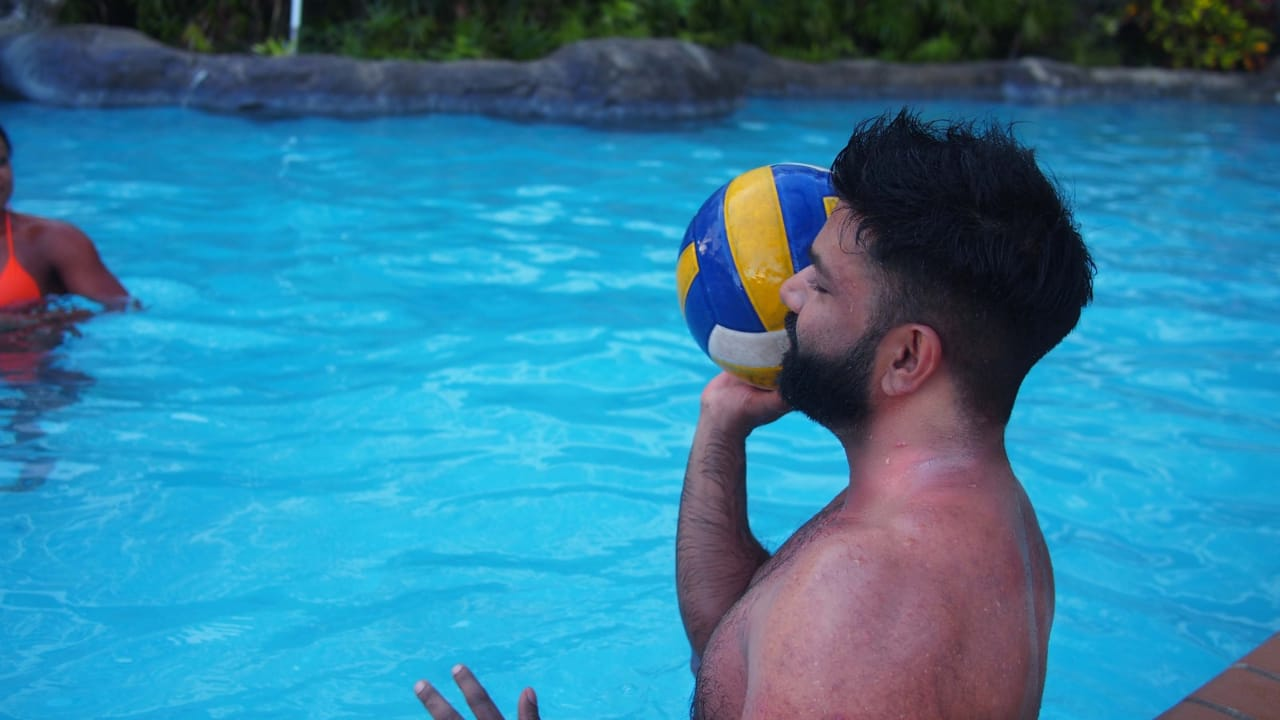
#> input picture images/Volleyball.jpeg, 1280 x 720 px, found by its file name
$ jupyter execute '5. Transformations - Translations and Rotations.ipynb'   (shell and % lines are left out)
#> lines starting #> are read from the running program, lines starting #| are printed output that depends on the picture
# **Transformations - Translations and Rotations**

In this lesson we'll learn to:
1. Perform Image Translations
2. Rotations with getRotationMatrix2D
3. Rotations with Transpose
4. Flipping Images

[cell 1]
# Our Setup, Import Libaries, Create our Imshow Function and Download our Images
import cv2
import numpy as np
from matplotlib import pyplot as plt

# Define our imshow function
def imshow(title = "Image", image = None, size = 10):
    w, h = image.shape[0], image.shape[1]
    aspect_ratio = w/h
    plt.figure(figsize=(size * aspect_ratio,size))
    plt.imshow(cv2.cvtColor(image, cv2.COLOR_BGR2RGB))
    plt.title(title)
    plt.show()

# Download and unzip our images

### **Translations**

This an affine transform that simply shifts the position of an image. (left or right).

We use cv2.warpAffine to implement these transformations.

```cv2.warpAffine(image, T, (width, height))```

[cell 2]
# Load our image
image = cv2.imread('images/Volleyball.jpeg')
#> image is the input picture: shape (720, 1280, 3); mean B, G, R 159.8, 127.4, 49.9
imshow("Original", image)

# Store height and width of the image
height, width = image.shape[:2]
#> height = 720; width = 1280

# We shift it by quarter of the height and width
quarter_height, quarter_width = height/4, width/4
#> quarter_height = 180; quarter_width = 320

# Our Translation
#       | 1 0 Tx |
#  T  = | 0 1 Ty |

# T is our translation matrix
T = np.float32([[1, 0, quarter_width], [0, 1,quarter_height]])
#> T = [[1, 0, 320], [0, 1, 180]]

# We use warpAffine to transform the image using the matrix, T
img_translation = cv2.warpAffine(image, T, (width, height))
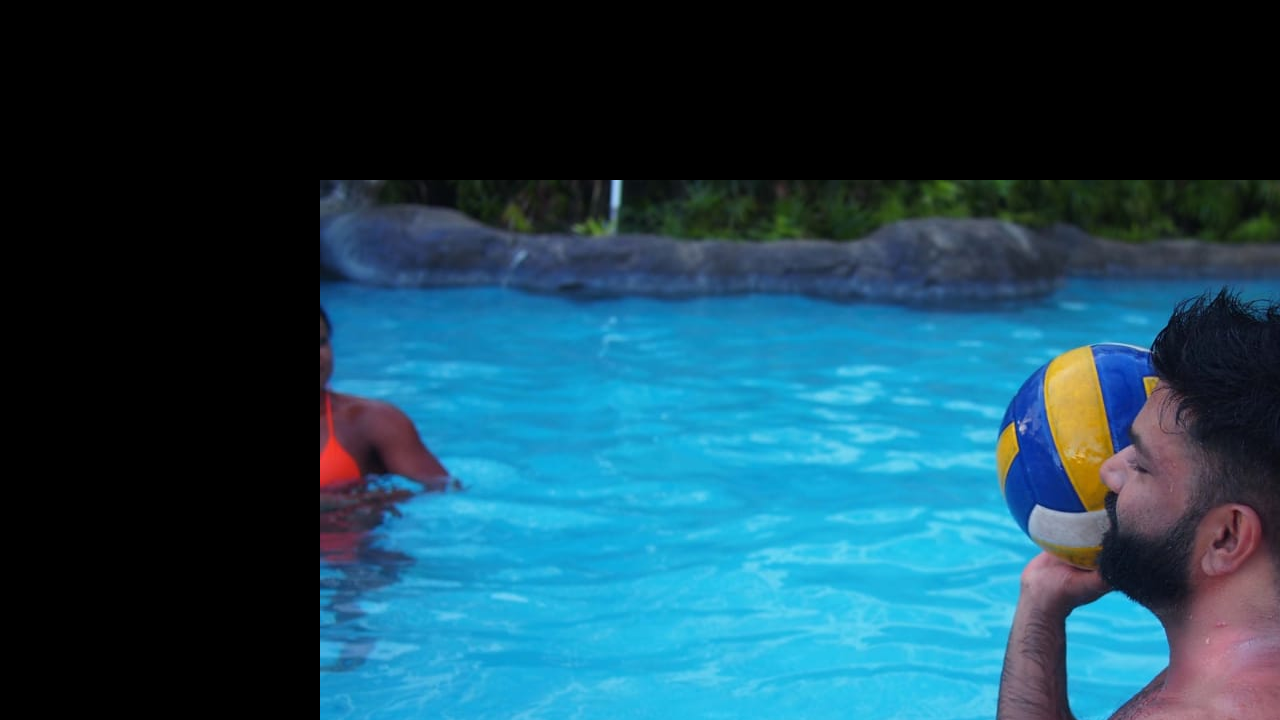
#> img_translation: shape (720, 1280, 3); mean B, G, R 87.3, 69.7, 26.7
imshow("Translated", img_translation)

[cell 3]
# What does T look like
print(T)
#| [[  1.   0. 320.]
#|  [  0.   1. 180.]]

print(height, width )
#| 720 1280

### **Rotations**

```cv2.getRotationMatrix2D(rotation_center_x, rotation_center_y, angle of rotation, scale)```

[cell 4]
# Load our image
image = cv2.imread('images/Volleyball.jpeg')
height, width = image.shape[:2]

# Divide by two to rototate the image around its centre
rotation_matrix = cv2.getRotationMatrix2D((width/2, height/2), 90, 1)

# Input our image, the rotation matrix and our desired final width and height
rotated_image = cv2.warpAffine(image, rotation_matrix, (width, height))
imshow("Rotated 90 degrees with scale = 1", rotated_image)

[cell 5]
# Divide by two to rototate the image around its centre
rotation_matrix = cv2.getRotationMatrix2D((width/2, height/2), 90, 0.5)
print(rotation_matrix)
#| [[ 3.061617e-17  5.000000e-01  4.600000e+02]
#|  [-5.000000e-01  3.061617e-17  6.800000e+02]]
# Input our image, the rotation matrix and our desired final width and height
rotated_image = cv2.warpAffine(image, rotation_matrix, (width, height))
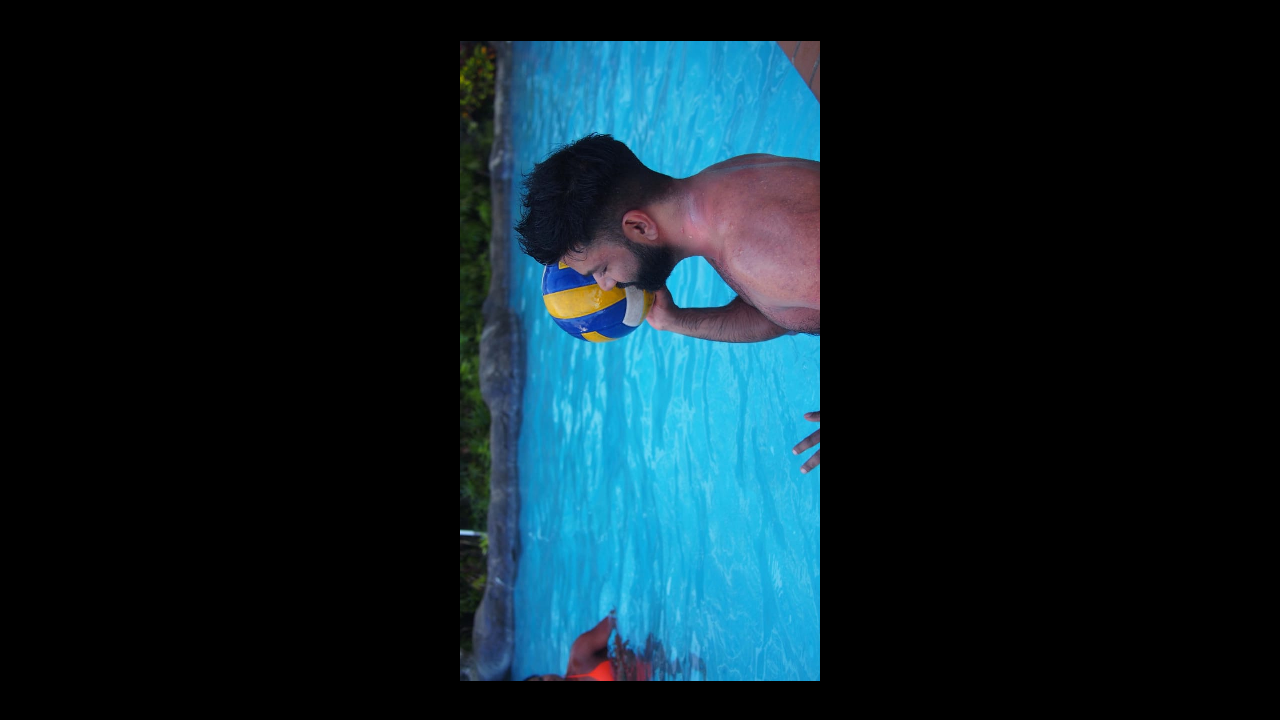
#> rotated_image: shape (720, 1280, 3); mean B, G, R 39.9, 31.8, 12.5
imshow("Rotated 90 degrees with scale = 0.5", rotated_image)

Notice all the black space surrounding the image.

We could now crop the image as we can calculate it's new size (we haven't learned cropping yet!).

### **Rotations with cv2.transpose** (less flexible)

[cell 6]
rotated_image = cv2.transpose(image)
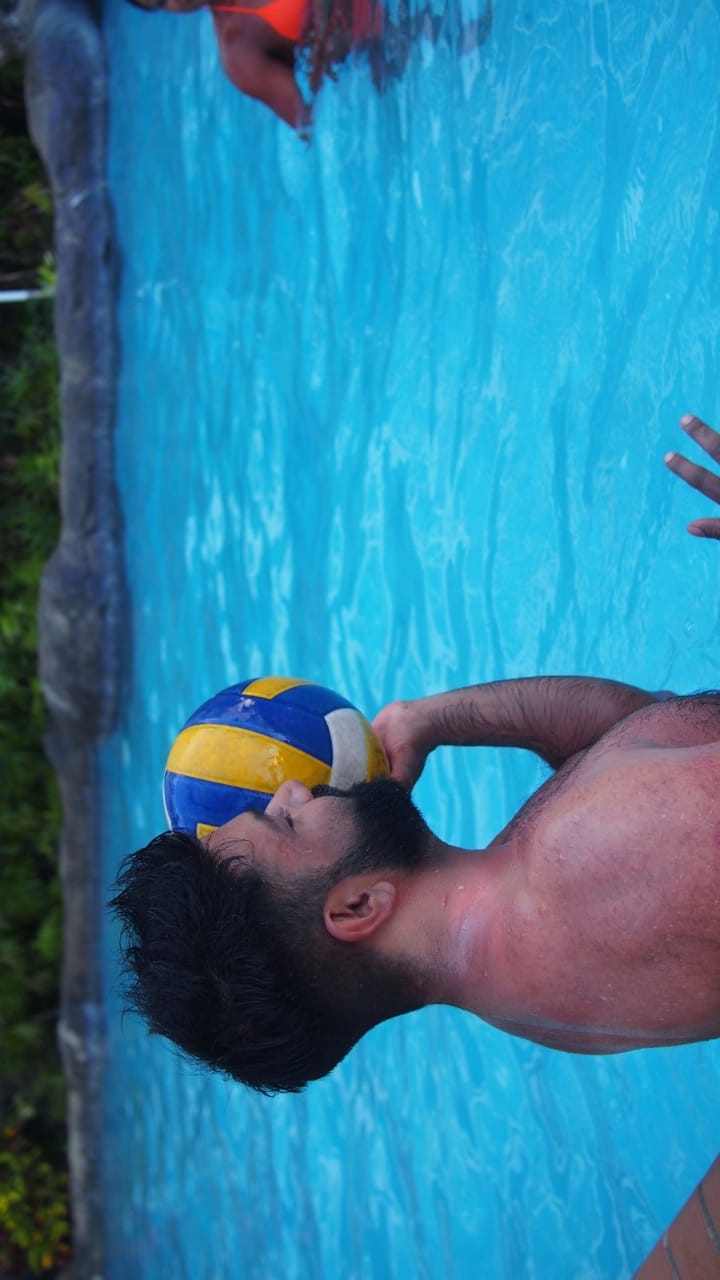
#> rotated_image: shape (1280, 720, 3); mean B, G, R 159.8, 127.4, 49.9
imshow("Original", image)
imshow("Rotated using Transpose", rotated_image)

[cell 7]
rotated_image = cv2.transpose(image)
rotated_image = cv2.transpose(rotated_image)

imshow("Rotated using Transpose", rotated_image)

[cell 8]
# Let's now to a horizontal flip.
flipped = cv2.flip(image, 1)
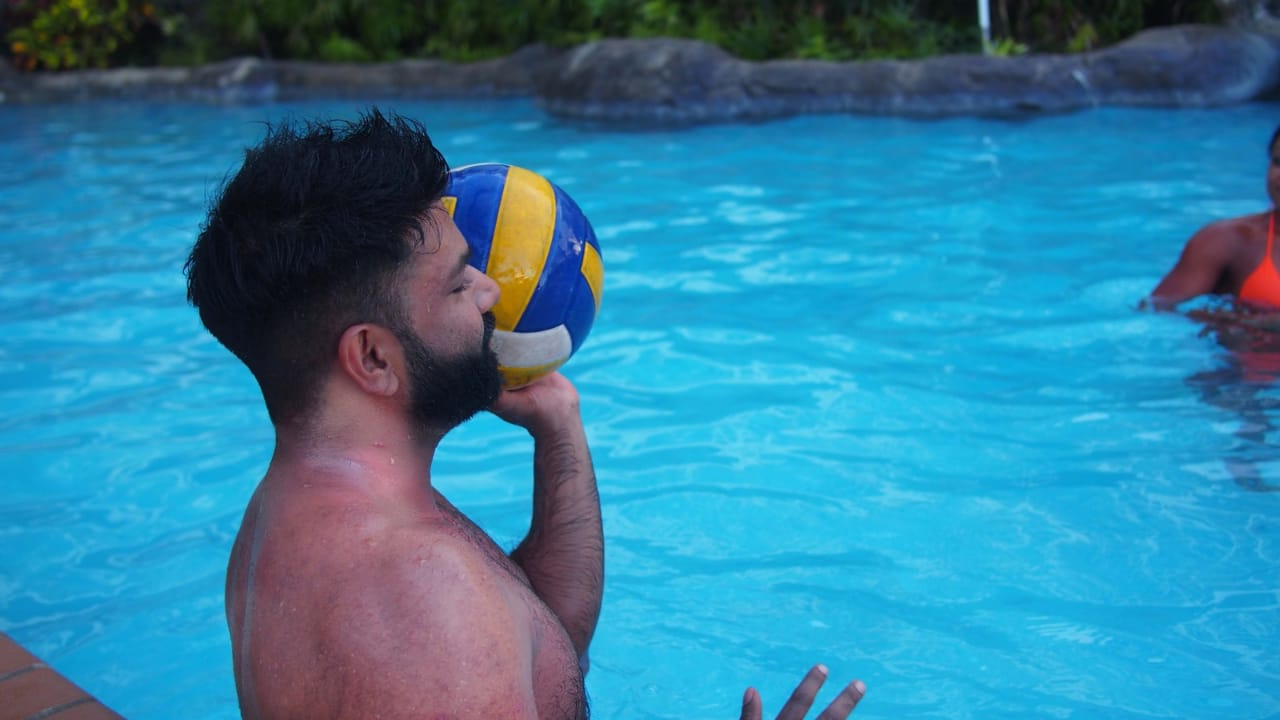
#> flipped: shape (720, 1280, 3); mean B, G, R 159.8, 127.4, 49.9
imshow("Horizontal Flip", flipped)

$ run again, with images/castara.jpeg copied over images/Volleyball.jpeg
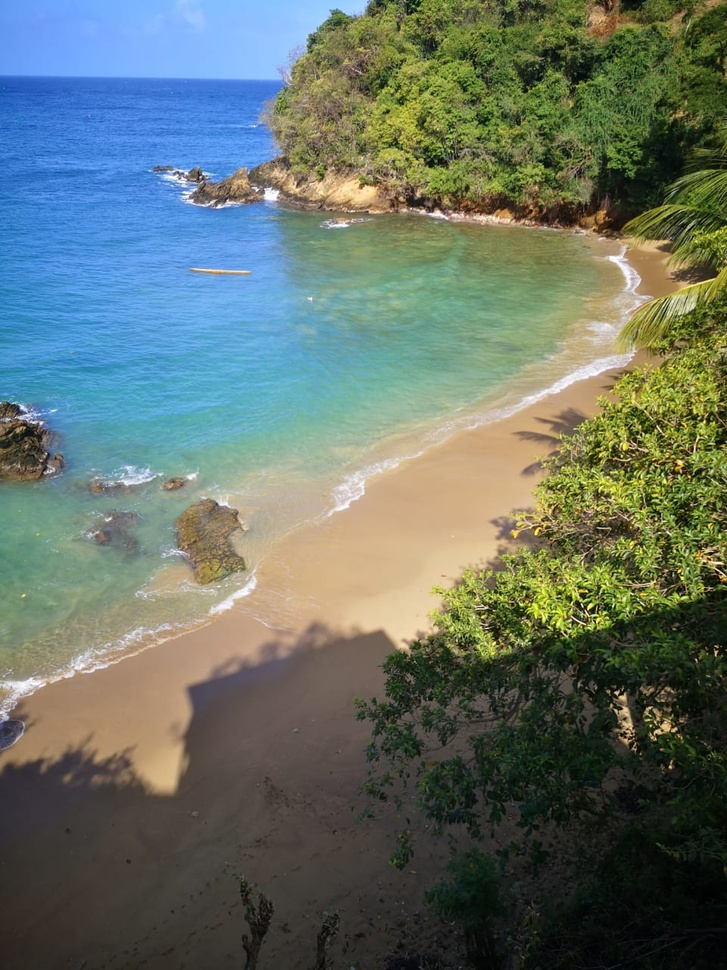
#> input picture images/castara.jpeg, 727 x 970 px, shrunk from 960 x 1280 before the run, found by its file name
#> image is the input picture: shape (970, 727, 3); mean B, G, R 103, 113.5, 101.1
#| [[  1.     0.   181.75]
#|  [  0.     1.   242.5 ]]
#| 970 727
#| [[ 3.061617e-17  5.000000e-01  1.210000e+02]
#|  [-5.000000e-01  3.061617e-17  6.667500e+02]]
#> `rotated_image = cv2.transpose(image)`:
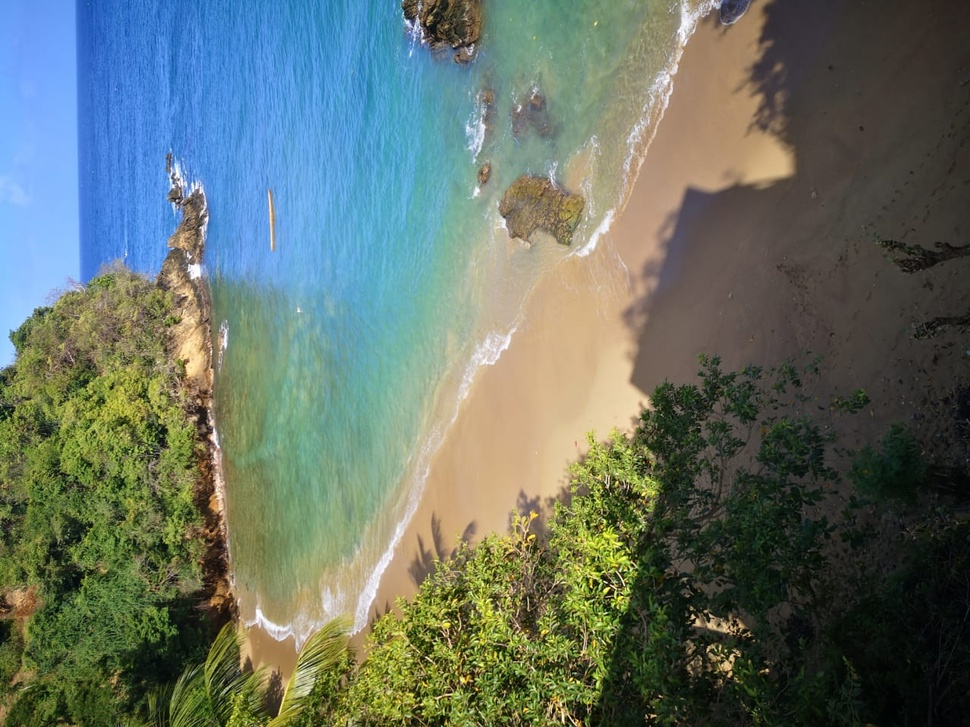
#> rotated_image: shape (727, 970, 3); mean B, G, R 103, 113.5, 101.1
#> `flipped = cv2.flip(image, 1)`:
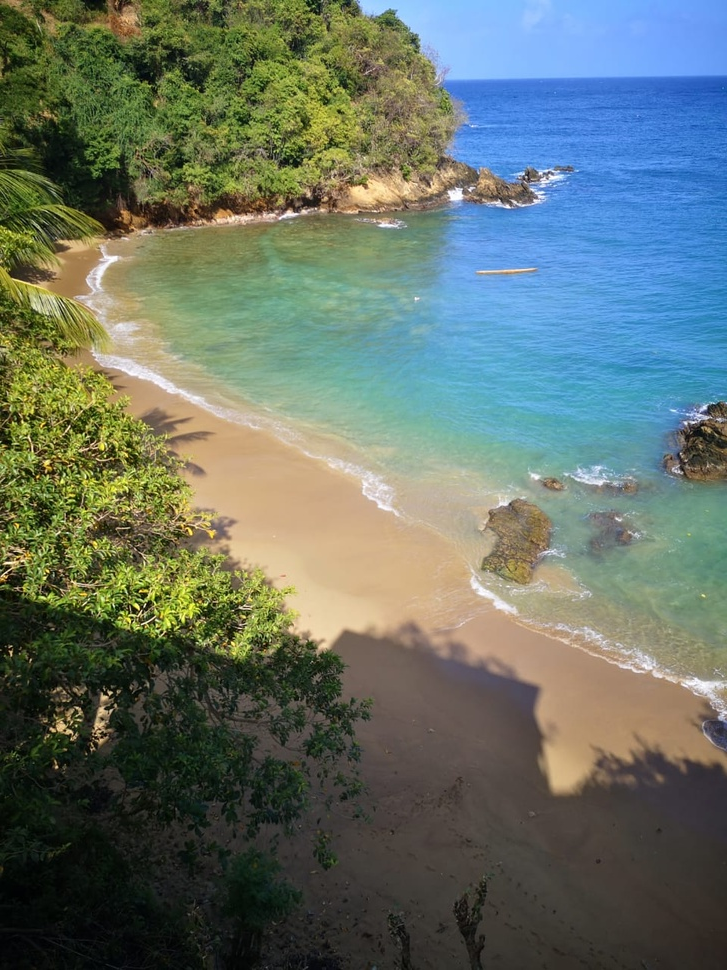
#> flipped: shape (970, 727, 3); mean B, G, R 103, 113.5, 101.1
